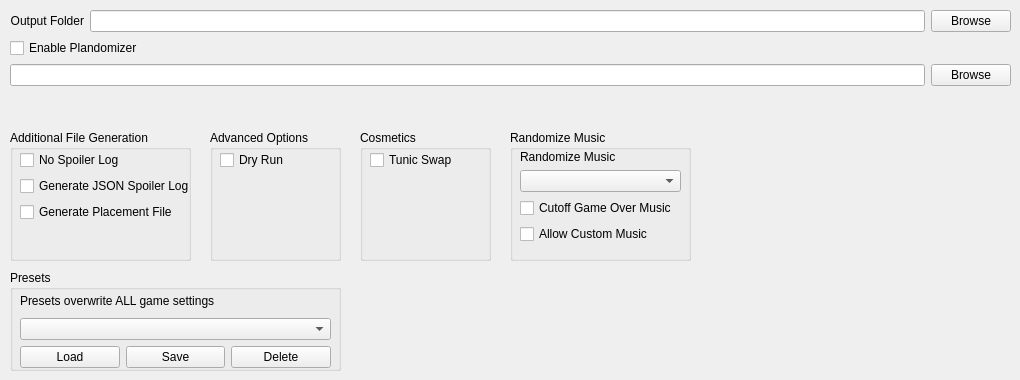
    <widget class="QWidget" name="tab">
     <attribute name="title">
      <string>Setup</string>
     </attribute>
     <widget class="QWidget" name="verticalLayoutWidget_9">
      <property name="geometry">
       <rect>
        <x>10</x>
        <y>10</y>
        <width>1001</width>
        <height>115</height>
       </rect>
      </property>
      <layout class="QVBoxLayout" name="verticalLayout_29">
       <item>
        <layout class="QHBoxLayout" name="horizontalLayout_7">
         <item>
          <widget class="QLabel" name="label_2">
           <property name="text">
            <string>Output Folder</string>
           </property>
           <property name="alignment">
            <set>Qt::AlignRight|Qt::AlignTrailing|Qt::AlignVCenter</set>
           </property>
          </widget>
         </item>
         <item>
          <widget class="QLineEdit" name="output_folder"/>
         </item>
         <item>
          <widget class="QPushButton" name="ouput_folder_browse_button">
           <property name="text">
            <string>Browse</string>
           </property>
          </widget>
         </item>
        </layout>
       </item>
       <item>
        <layout class="QVBoxLayout" name="verticalLayout_32">
         <item>
          <widget class="QCheckBox" name="option_plando">
           <property name="text">
            <string>Enable Plandomizer</string>
           </property>
          </widget>
         </item>
         <item>
          <layout class="QHBoxLayout" name="horizontalLayout_19">
           <item>
            <widget class="QLineEdit" name="plando_file"/>
           </item>
           <item>
            <widget class="QPushButton" name="plando_file_browse">
             <property name="text">
              <string>Browse</string>
             </property>
            </widget>
           </item>
          </layout>
         </item>
        </layout>
       </item>
       <item>
        <spacer name="verticalSpacer_12">
         <property name="orientation">
          <enum>Qt::Vertical</enum>
         </property>
         <property name="sizeHint" stdset="0">
          <size>
           <width>20</width>
           <height>40</height>
          </size>
         </property>
        </spacer>
       </item>
      </layout>
     </widget>
     <widget class="QGroupBox" name="groupBox_12">
      <property name="geometry">
       <rect>
        <x>10</x>
        <y>130</y>
        <width>181</width>
        <height>131</height>
       </rect>
      </property>
      <property name="title">
       <string>Additional File Generation</string>
      </property>
      <widget class="QWidget" name="verticalLayoutWidget_13">
       <property name="geometry">
        <rect>
         <x>10</x>
         <y>20</y>
         <width>169</width>
         <height>89</height>
        </rect>
       </property>
       <layout class="QVBoxLayout" name="verticalLayout_33">
        <item>
         <widget class="QCheckBox" name="option_no_spoiler_log">
          <property name="text">
           <string>No Spoiler Log</string>
          </property>
         </widget>
        </item>
        <item>
         <widget class="QCheckBox" name="option_json_spoiler">
          <property name="text">
           <string>Generate JSON Spoiler Log</string>
          </property>
         </widget>
        </item>
        <item>
         <widget class="QCheckBox" name="option_out_placement_file">
          <property name="text">
           <string>Generate Placement File</string>
          </property>
         </widget>
        </item>
        <item>
         <spacer name="verticalSpacer_13">
          <property name="orientation">
           <enum>Qt::Vertical</enum>
          </property>
          <property name="sizeHint" stdset="0">
           <size>
            <width>20</width>
            <height>40</height>
           </size>
          </property>
         </spacer>
        </item>
       </layout>
      </widget>
     </widget>
     <widget class="QGroupBox" name="groupBox_13">
      <property name="geometry">
       <rect>
        <x>210</x>
        <y>130</y>
        <width>131</width>
        <height>131</height>
       </rect>
      </property>
      <property name="title">
       <string>Advanced Options</string>
      </property>
      <widget class="QWidget" name="verticalLayoutWidget_14">
       <property name="geometry">
        <rect>
         <x>10</x>
         <y>20</y>
         <width>111</width>
         <height>101</height>
        </rect>
       </property>
       <layout class="QVBoxLayout" name="verticalLayout_34">
        <item>
         <widget class="QCheckBox" name="option_dry_run">
          <property name="text">
           <string>Dry Run</string>
          </property>
         </widget>
        </item>
        <item>
         <spacer name="verticalSpacer_14">
          <property name="orientation">
           <enum>Qt::Vertical</enum>
          </property>
          <property name="sizeHint" stdset="0">
           <size>
            <width>20</width>
            <height>40</height>
           </size>
          </property>
         </spacer>
        </item>
       </layout>
      </widget>
     </widget>
     <widget class="QGroupBox" name="groupBox_14">
      <property name="geometry">
       <rect>
        <x>360</x>
        <y>130</y>
        <width>131</width>
        <height>131</height>
       </rect>
      </property>
      <property name="title">
       <string>Cosmetics</string>
      </property>
      <widget class="QWidget" name="verticalLayoutWidget_8">
       <property name="geometry">
        <rect>
         <x>10</x>
         <y>20</y>
         <width>111</width>
         <height>80</height>
        </rect>
       </property>
       <layout class="QVBoxLayout" name="verticalLayout_17">
        <item>
         <widget class="QCheckBox" name="option_tunic_swap">
          <property name="text">
           <string>Tunic Swap</string>
          </property>
         </widget>
        </item>
        <item>
         <spacer name="verticalSpacer_15">
          <property name="orientation">
           <enum>Qt::Vertical</enum>
          </property>
          <property name="sizeHint" stdset="0">
           <size>
            <width>20</width>
            <height>40</height>
           </size>
          </property>
         </spacer>
        </item>
       </layout>
      </widget>
     </widget>
     <widget class="QGroupBox" name="groupBox_15">
      <property name="geometry">
       <rect>
        <x>510</x>
        <y>130</y>
        <width>181</width>
        <height>131</height>
       </rect>
      </property>
      <property name="title">
       <string>Randomize Music</string>
      </property>
      <widget class="QWidget" name="verticalLayoutWidget_11">
       <property name="geometry">
        <rect>
         <x>10</x>
         <y>20</y>
         <width>161</width>
         <height>106</height>
        </rect>
       </property>
       <layout class="QVBoxLayout" name="verticalLayout_35">
        <item>
         <layout class="QVBoxLayout" name="verticalLayout_36">
          <item>
           <widget class="QLabel" name="label_for_option_music_rando">
            <property name="text">
             <string>Randomize Music</string>
            </property>
           </widget>
          </item>
          <item>
           <widget class="QComboBox" name="option_music_rando"/>
          </item>
         </layout>
        </item>
        <item>
         <widget class="QCheckBox" name="option_cutoff_gameover_music">
          <property name="text">
           <string>Cutoff Game Over Music</string>
          </property>
         </widget>
        </item>
        <item>
         <widget class="QCheckBox" name="option_allow_custom_music">
          <property name="text">
           <string>Allow Custom Music</string>
          </property>
         </widget>
        </item>
        <item>
         <spacer name="verticalSpacer_16">
          <property name="orientation">
           <enum>Qt::Vertical</enum>
          </property>
          <property name="sizeHint" stdset="0">
           <size>
            <width>20</width>
            <height>40</height>
           </size>
          </property>
         </spacer>
        </item>
       </layout>
      </widget>
     </widget>
     <widget class="QGroupBox" name="groupBox_17">
      <property name="geometry">
       <rect>
        <x>10</x>
        <y>270</y>
        <width>331</width>
        <height>101</height>
       </rect>
      </property>
      <property name="title">
       <string>Presets</string>
      </property>
      <widget class="QWidget" name="verticalLayoutWidget_16">
       <property name="geometry">
        <rect>
         <x>10</x>
         <y>20</y>
         <width>311</width>
         <height>78</height>
        </rect>
       </property>
       <layout class="QVBoxLayout" name="verticalLayout_39">
        <item>
         <widget class="QLabel" name="label_7">
          <property name="text">
           <string>Presets overwrite ALL game settings</string>
          </property>
         </widget>
        </item>
        <item>
         <widget class="QComboBox" name="presets_list"/>
        </item>
        <item>
         <layout class="QHBoxLayout" name="horizontalLayout_12">
          <item>
           <widget class="QPushButton" name="load_preset">
            <property name="text">
             <string>Load</string>
            </property>
           </widget>
          </item>
          <item>
           <widget class="QPushButton" name="save_preset">
            <property name="text">
             <string>Save</string>
            </property>
           </widget>
          </item>
          <item>
           <widget class="QPushButton" name="delete_preset">
            <property name="text">
             <string>Delete</string>
            </property>
           </widget>
          </item>
         </layout>
        </item>
       </layout>
      </widget>
     </widget>
    </widget>
